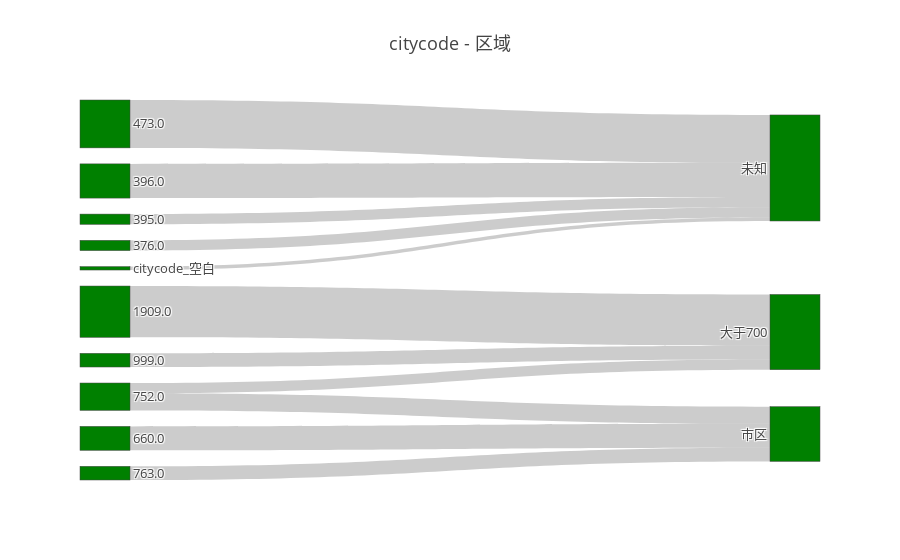
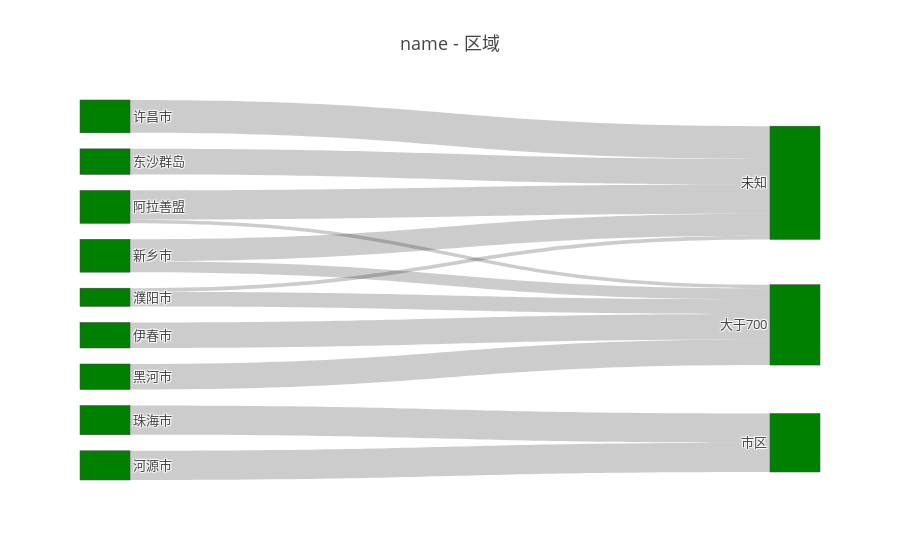

Write notebook code for charts like these, in order.
### Code cell
# for i in ['00002.txt']:
frame = Wetagging(data01,'00002.txt',debug=True).summary()

### Figure 1 — Plotly figure (JSON) as saved in the notebook; plotly's stock layout.template omitted (floating-point values rounded to 4 significant figures)
{"data": [{"link": {"source": [0, 1, 2, 3, 4, 5, 5, 6, 7, 8, 9], "target": [10, 11, 10, 10, 10, 11, 12, 12, 12, 10, 11], "value": [1, 4, 3, 3, 10, 3, 5, 7, 4, 14, 15]}, "node": {"color": ["green", "green", "green", "green", "green", "green", "green", "green", "green", "green", "green", "green", "green"], "label": ["citycode_空白", "999.0", "395.0", "376.0", "396.0", "752.0", "660.0", "763.0", "473.0", "1909.0", "未知", "大于700", "市区"], "line": {"width": 0.5}, "pad": 16, "thickness": 50}, "type": "sankey"}], "layout": {"font": {"size": 13}, "title": "citycode - 区域"}}

### Figure 2 — Plotly figure (JSON) as saved in the notebook; plotly's stock layout.template omitted (floating-point values rounded to 4 significant figures)
{"data": [{"link": {"source": [0, 1, 1, 2, 3, 3, 4, 5, 6, 6, 7, 8], "target": [9, 10, 9, 9, 9, 10, 11, 11, 9, 10, 10, 10], "value": [7, 4, 1, 9, 6, 3, 8, 8, 8, 1, 7, 7]}, "node": {"color": ["green", "green", "green", "green", "green", "green", "green", "green", "green", "green", "green", "green"], "label": ["东沙群岛", "濮阳市", "许昌市", "新乡市", "珠海市", "河源市", "阿拉善盟", "伊春市", "黑河市", "未知", "大于700", "市区"], "line": {"width": 0.5}, "pad": 16, "thickness": 50}, "type": "sankey"}], "layout": {"font": {"size": 13}, "title": "name - 区域"}}
